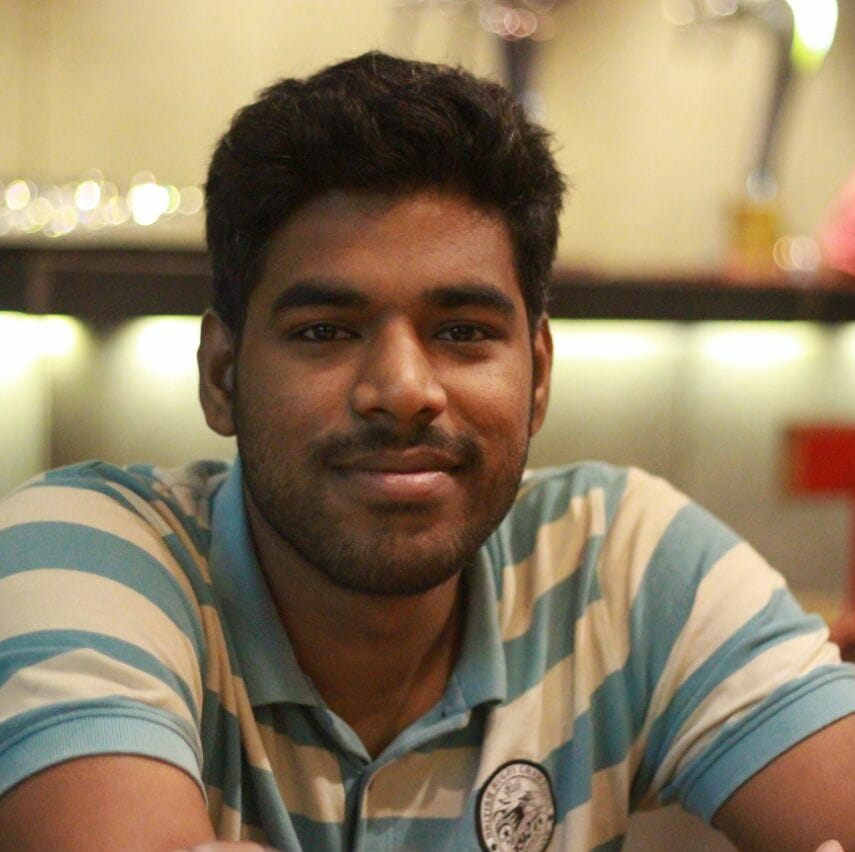
#> input picture karthick.png, 855 x 852 px
$ jupyter execute Scratch.ipynb
#> lines starting #> are read from the running program, lines starting #| are printed output that depends on the picture
[cell 1]
import numpy as np
import cv2
import matplotlib.pyplot as plt

[cell 2]
im = cv2.imread("karthick.png")
#> im is the input picture: shape (852, 855, 3); mean B, G, R 96.8, 124.8, 142
print(im.shape)
#| (852, 855, 3)

[cell 3]
def rgb2gray(rgb):
    return np.dot(rgb[...,:3], [0.299, 0.587, 0.114])
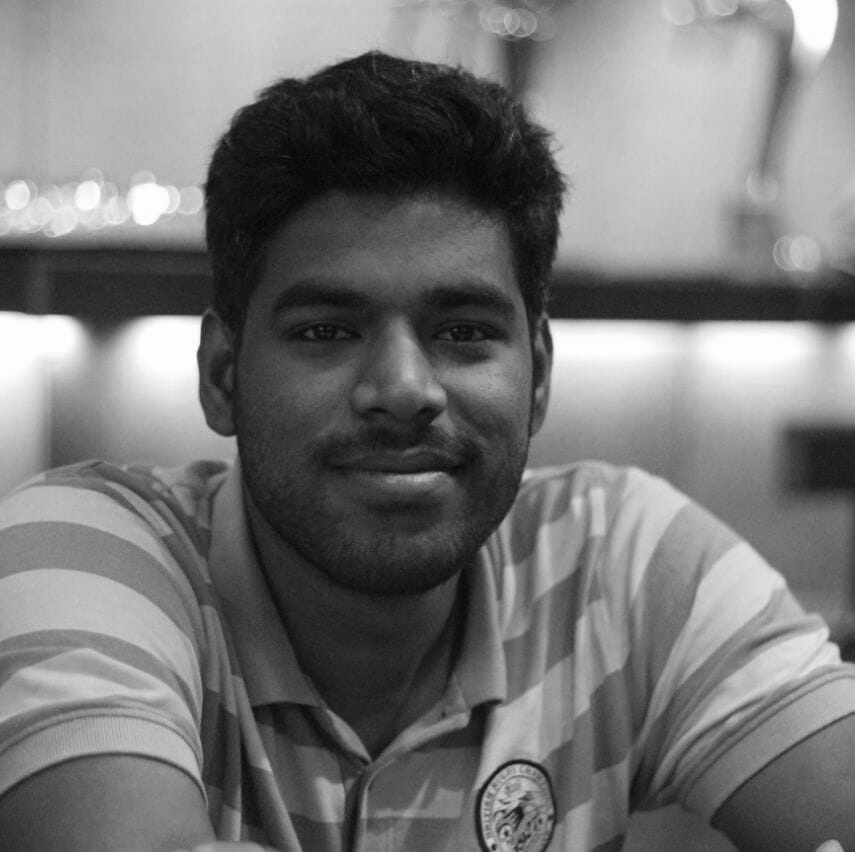
#> returned value: shape (852, 855) float64; min 1.97, max 255, mean 118.4

[cell 4]
gray = rgb2gray(im)
plt.imshow(gray,cmap = plt.get_cmap('gray'))
plt.show()

[cell 5]
gray.shape
#> Out = (852, 855)

[cell 6]
kernel1= np.array([[-1, -1, -1],
                   [1, 1, 1],
                   [-1, -1, -1]])

[cell 7]
def apply_kernel(image,kernel):
    result = np.zeros(image.shape)

    # Output array
    for ii in range(image.shape[0] - kernel.shape[0]):
        for jj in range(image.shape[1] - kernel.shape[0]):
            result[ii, jj] = (image[ii:ii+3, jj:jj+3] * kernel).sum()
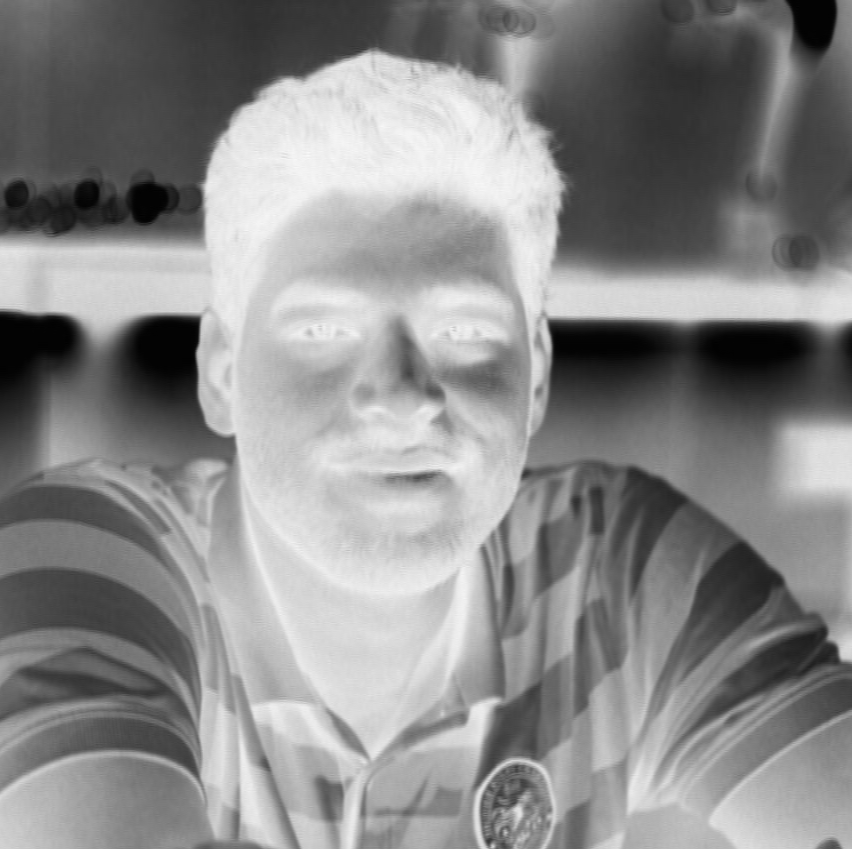
#> result: shape (852, 855) float64; min -771.9, max 0, mean -352.6; drawn with min black and max white

    # Print result
    return(result)

[cell 8]
plt.imshow(apply_kernel(gray, kernel1))
plt.show()

[cell 9]
kernel2 = np.array([[1, 1, 1],
                   [1, 0, 1],
                   [1, 1, 1]]) # vertical lines

[cell 10]
plt.imshow(apply_kernel(gray, kernel2))
plt.show()

[cell 11]
def max_pool(image):
    # Result placeholder
    pool = np.zeros((image.shape[0]//2, image.shape[1]//2))

    # Pooling operation

    for ii in range(pool.shape[0]):
        for jj in range(pool.shape[1]):
            pool[ii, jj] = np.max(image[ii*2:ii*2+2,jj*2:jj*2+2])

    return(pool)

[cell 12]
plt.imshow(apply_kernel(max_pool(max_pool(max_pool(max_pool(gray)))),kernel2),cmap='gray')
#> in max_pool (call 2), `pool = np.zeros((image.shape[0]//2, image.shape[1]//2))`: pool: shape (213, 213) float64; every value is 0
#> after the loop in max_pool (call 2), `for ii in range(pool.shape[0]):`:
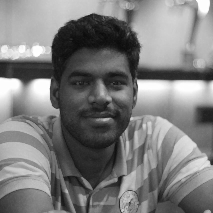
#> pool: shape (213, 213) float64; min 12.17, max 255, mean 124.8
#> in max_pool (call 3), `pool = np.zeros((image.shape[0]//2, image.shape[1]//2))`: pool: shape (106, 106) float64; every value is 0
#> after the loop in max_pool (call 3), `for ii in range(pool.shape[0]):`:
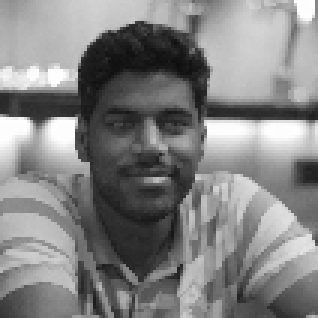
#> pool: shape (106, 106) float64 (shown 3 times larger); min 13.76, max 255, mean 131.1
#> in max_pool (call 4), `pool = np.zeros((image.shape[0]//2, image.shape[1]//2))`: pool: shape (53, 53) float64; every value is 0
#> after the loop in max_pool (call 4), `for ii in range(pool.shape[0]):`:
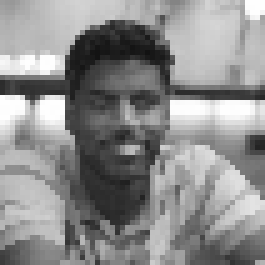
#> pool: shape (53, 53) float64 (shown 5 times larger); min 18.77, max 255, mean 141.2
#> after the loop in apply_kernel (call 3), `for ii in range(image.shape[0] - kernel.shape[0]):`:
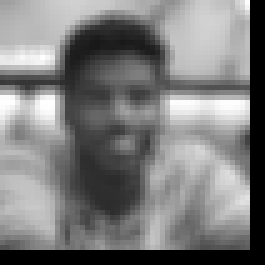
#> result: shape (53, 53) float64 (shown 5 times larger); min 0, max 2037.3, mean 996.4; drawn with min black and max white
plt.show()

[cell 13]
max_pool(max_pool(max_pool(gray))).shape
#> Out = (106, 106)

[cell 14]
plt.imshow(apply_kernel(max_pool(max_pool(max_pool(max_pool(gray)))),kernel1),cmap='gray')
#> after the loop in apply_kernel (call 4), `for ii in range(image.shape[0] - kernel.shape[0]):`:
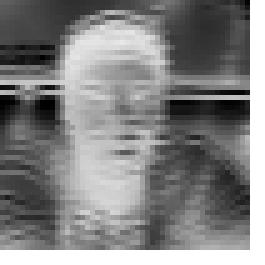
#> result: shape (53, 53) float64 (shown 5 times larger); min -766, max 0, mean -373.4; drawn with min black and max white
plt.show()

[cell 15]
reduced_image = max_pool(max_pool(max_pool(max_pool(gray))))

[cell 16]
plt.hist(reduced_image.ravel(),bins=50)
plt.show()
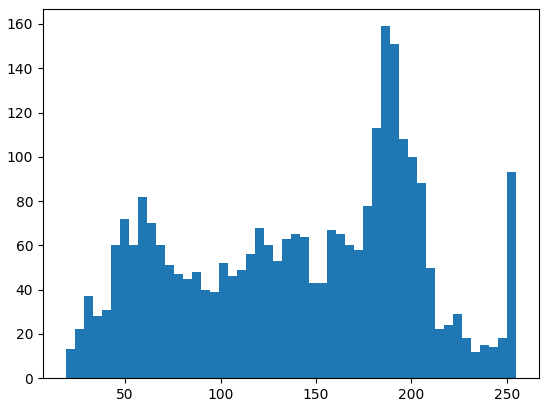
#> figure drawn by matplotlib, 1 panel; tallest bar 159 high, from x = 184.1 to 188.9

[cell 17]
plt.imshow(gray, clim=(50, 200))
plt.show()

[cell 18]
plt.hist(gray.ravel(),bins=75)
plt.show()
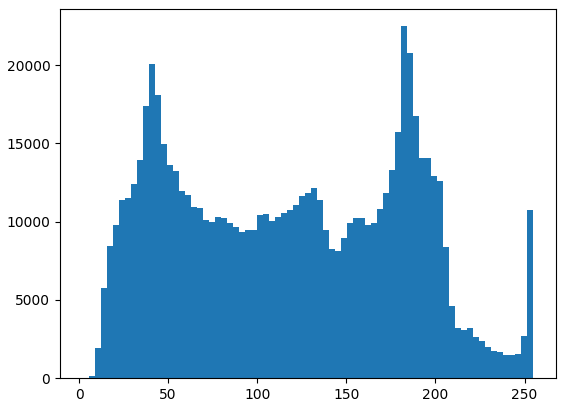
#> figure drawn by matplotlib, 1 panel; tallest bar 22489 high, from x = 180.8 to 184.2
